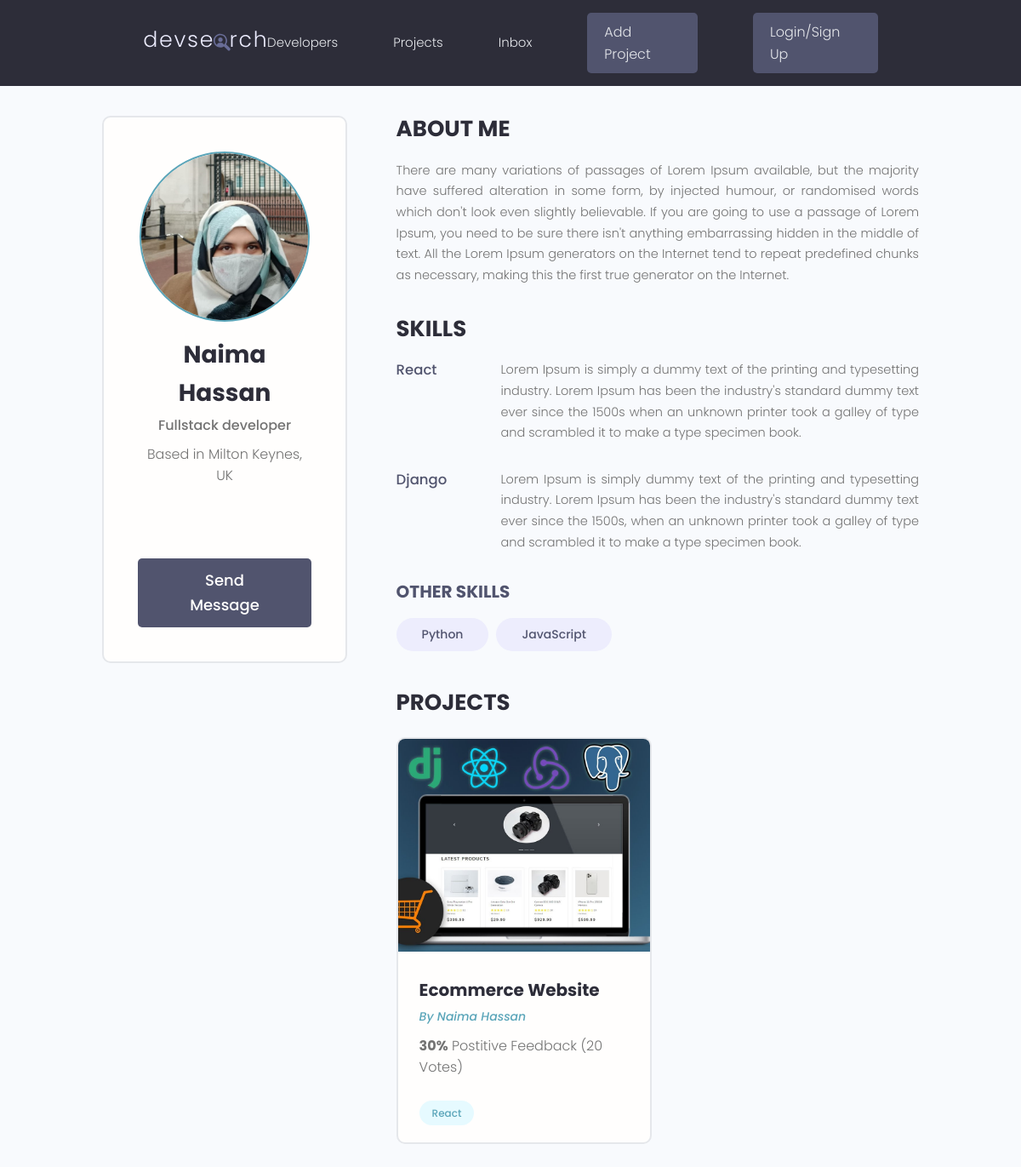
/profile/57720d48-24d0-4f7a-886d-cf2a162ddf82/, run on an earlier commit of the app's database.
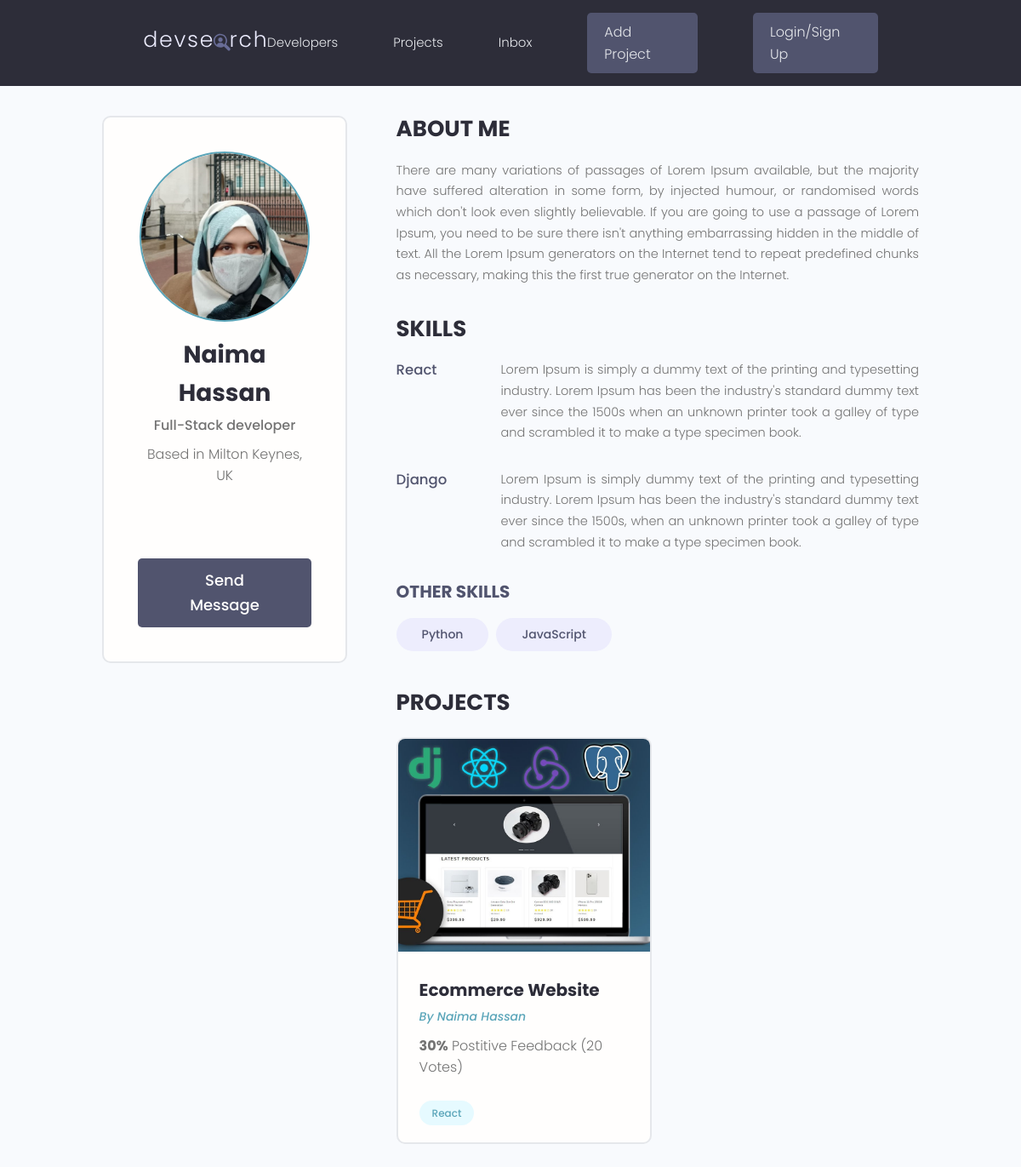
And on a later commit of the database.
### users/models.py (models this page shows, shortened)
class Profile(models.Model):
   user = models.OneToOneField(User, on_delete = models.CASCADE, null=True, blank=True)
   name = models.CharField(max_length=200, null=True, blank=True)
   email = models.EmailField(max_length=500, blank=True,null=True)
   username = models.CharField(max_length=200, null=True, blank=True)
   location = models.CharField(max_length=200, null=True, blank=True)
   short_intro=models.CharField(max_length=200, null=True, blank=True)
   bio = models.TextField(null=True, blank=True)
   profile_image = models.ImageField(null=True, blank=True, upload_to='profiles/', default='profiles/user-default.png')
   social_github = models.CharField(max_length=200, null=True, blank=True)
   social_twitter = models.CharField(max_length=200, null=True, blank=True)
   social_linkedin = models.CharField(max_length=200, null=True, blank=True)
   social_youtube = models.CharField(max_length=200, null=True, blank=True)
   social_website = models.CharField(max_length=200, null=True, blank=True)
   created_at = models.DateTimeField(auto_now_add=True)
   id = models.UUIDField(default = uuid.uuid4, unique=True, primary_key=True, editable=False)

### users/views.py (the view)
# urls.py: path('profile/<str:pk>/', views.userProfile, name="user-profile"),
def userProfile(request, pk):
   profile = Profile.objects.get(id=pk)
   topSkills = profile.skill_set.exclude(description__exact="")
   otherSkills = profile.skill_set.filter(description="")
   context ={'profile': profile, 'topSkills': topSkills, 'otherSkills': otherSkills}
   return render(request, 'users/user-profile.html', context)

### projects/models.py (called while the page is built)
  def __str__(self):
   return self.name

### users/templates/users/user-profile.html (shortened to what this page needs)
{% extends 'main.html' %}
{% block content %}
<main class="profile my-md">
   <div class="container">
      <div class="layout">
         <div class="column column--1of3">
            <div class="card text-center">
               <div class="card__body dev">
                  <img class="avatar avatar--xl" src="{{profile.profile_image.url}}" />
                  <h2 class="dev__name">{{profile.name}}</h2>
                  <p class="dev__title">{{profile.short_intro}}</p>
                  <p class="dev__location">Based in {{profile.location}} </p>
                  <ul class="dev__social">
                  </ul>
                  <a href="#" class="btn btn--sub btn--lg">Send Message </a>
               </div>
            </div>
         </div>
         <div class="column column--2of3">
            <div class="devInfo">
               <h3 class="devInfo__title">About Me</h3>
               <p class="devInfo__about">
                  {{profile.bio}}
               </p>
            </div>
            <div class="devInfo">
               <h3 class="devInfo__title">Skills</h3>
               <div class="devInfo__skills">
                  {% for skill in topSkills %}
                  <div class="devSkill">
                     <h4 class="devSkill__title">{{skill.name}}</h4>
                     <p class="devSkill__info">
                        {{skill.description}}
                     </p>
                  </div>
                  {% endfor %}
                  <h3 class="devInfo__subtitle">Other Skills</h3>
                  <div class="devInfo__otherSkills">
                     {% for skill in otherSkills %}
                     <span class="tag tag--pill tag--sub tag--lg">
                        <small>{{skill.name}}</small>
                     </span>
                     {% endfor %}
                  </div>
               </div>
            </div>
            <div class="devInfo">
               <h3 class="devInfo__title">Projects</h3>
               <div class="grid grid--two">
                  {% for project in profile.projects_set.all %}
                  <div class="column">
                     <div class="card project">
                        <a href="{% url 'project' project.id %}" class="project">
                           <img class="project__thumbnail" src="{{project.featured_image.url}}"
                              alt="project thumbnail" />
                           <div class="card__body">
                              <h3 class="project__title">{{project.title}}</h3>
                              <p><a class="project__author" href="{% url 'user-profile' project.owner.id %}">By
                                    {{project.owner.name}}</a></p>
                              <p class="project--rating">
                                 <span style="font-weight: bold;">{{project.vote_ratio}}%</span> Postitive
                                 Feedback ({{project.vote_total}} Vote{{project.vote_total|pluralize:'s'}})
                              </p>
                              <div class="project__tags">
                                 {% for tag in project.tags.all %}
                                 <span class="tag tag--pill tag--main">
                                    <small>{{tag}}</small>
                                 </span>
                                 {% endfor %}
                              </div>
                           </div>
                        </a>
                     </div>
                  </div>
                  {% endfor %}
               </div>
            </div>
         </div>
      </div>
   </div>
</main>
{% endblock content %}

What changed in the data, as far as the page shows it:
changed Profile "Naima Hassan": short_intro "Fullstack developer" → "Full-Stack developer"
